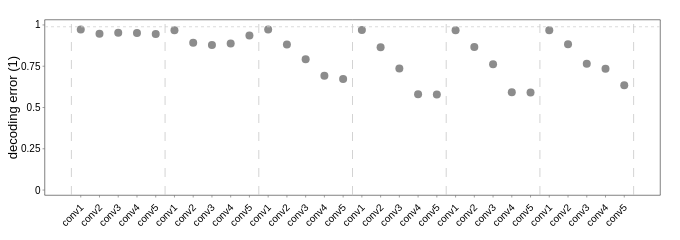

Here is the notebook cell this chart was saved with:
### Code cell
fig = plot_points_w_errorbars(svm_plot_df, y_dp=[1-1/91], sz=8, height=150, width=680, alpha=.6)
for i in range(model_df.shape[0] // 5 + 1):
    fig.add_vline(x=i*5-0.5, line_width=1, line_dash='dash', line_color='rgba(200, 200, 200, 0.8)')
fig.update_layout(yaxis_title='decoding error (1)')
fig.update_xaxes(title_standoff=0, tickvals=svm_plot_df['xtick'].unique(), ticktext=[s[-5:] for s in svm_plot_df['name'].unique()], tickangle=-45)
fig.update_yaxes(title_standoff=0, range=[-0.03,1.03], tickvals=[0,0.25,0.5,0.75,1], ticktext=['0','0.25','0.5','0.75','1'])
fig.write_image(results_folder / f'more_anns_{C0}C_{n_neurons}avg{suffix}.pdf', scale=1, engine='kaleido')
fig.show()

### Figure 1 — Plotly figure (JSON) as saved in the notebook; plotly's stock layout.template omitted (floating-point values rounded to 4 significant figures)
{"data": [{"error_x": {"array": [0, 0, 0, 0, 0, 0, 0, 0, 0, 0, 0, 0, 0, 0, 0, 0, 0, 0, 0, 0, 0, 0, 0, 0, 0, 0, 0, 0, 0, 0], "color": "rgba(169, 169, 169, 0.6)", "type": "data", "width": 2}, "error_y": {"array": [0.001189, 0.004546, 0.007455, 0.01007, 0.01264, 0.001334, 0.004964, 0.008355, 0.01329, 0.0133, 0.002105, 0.003931, 0.005198, 0.005396, 0.003355, 0.001382, 0.004944, 0.007314, 0.01078, 0.01324, 0.00156, 0.0051, 0.01143, 0.01189, 0.01113, 0.001337, 0.00214, 0.002294, 0.002708, 0.002961], "color": "rgba(169, 169, 169, 0.6)", "type": "data", "width": 2}, "marker": {"color": ["rgba(140, 140, 140, 1)", "rgba(140, 140, 140, 1)", "rgba(140, 140, 140, 1)", "rgba(140, 140, 140, 1)", "rgba(140, 140, 140, 1)", "rgba(140, 140, 140, 1)", "rgba(140, 140, 140, 1)", "rgba(140, 140, 140, 1)", "rgba(140, 140, 140, 1)", "rgba(140, 140, 140, 1)", "rgba(140, 140, 140, 1)", "rgba(140, 140, 140, 1)", "rgba(140, 140, 140, 1)", "rgba(140, 140, 140, 1)", "rgba(140, 140, 140, 1)", "rgba(140, 140, 140, 1)", "rgba(140, 140, 140, 1)", "rgba(140, 140, 140, 1)", "rgba(140, 140, 140, 1)", "rgba(140, 140, 140, 1)", "rgba(140, 140, 140, 1)", "rgba(140, 140, 140, 1)", "rgba(140, 140, 140, 1)", "rgba(140, 140, 140, 1)", "rgba(140, 140, 140, 1)", "rgba(140, 140, 140, 1)", "rgba(140, 140, 140, 1)", "rgba(140, 140, 140, 1)", "rgba(140, 140, 140, 1)", "rgba(140, 140, 140, 1)"], "size": 8, "symbol": "circle"}, "mode": "markers", "showlegend": false, "type": "scatter", "x": [0, 1, 2, 3, 4, 5, 6, 7, 8, 9, 10, 11, 12, 13, 14, 15, 16, 17, 18, 19, 20, 21, 22, 23, 24, 25, 26, 27, 28, 29], "y": [0.9727, 0.9467, 0.9533, 0.951, 0.9444, 0.968, 0.8915, 0.8784, 0.8874, 0.9355, 0.9718, 0.8816, 0.792, 0.692, 0.6725, 0.9699, 0.8647, 0.737, 0.5797, 0.579, 0.9684, 0.866, 0.7623, 0.5924, 0.5906, 0.9674, 0.8829, 0.7645, 0.7348, 0.6348]}], "layout": {"autosize": false, "font": {"color": "black", "family": "arial", "size": 11}, "height": 150, "margin": {"b": 20, "l": 20, "pad": 0, "r": 20, "t": 20}, "paper_bgcolor": "rgba(255,255,255,255)", "plot_bgcolor": "rgba(255,255,255,0)", "shapes": [{"line": {"color": "lightgray", "dash": "dot", "width": 1}, "opacity": 0.8, "type": "line", "x0": 0, "x1": 1, "xref": "x domain", "y0": 0.989, "y1": 0.989, "yref": "y"}, {"line": {"color": "rgba(200, 200, 200, 0.8)", "dash": "dash", "width": 1}, "type": "line", "x0": -0.5, "x1": -0.5, "xref": "x", "y0": 0, "y1": 1, "yref": "y domain"}, {"line": {"color": "rgba(200, 200, 200, 0.8)", "dash": "dash", "width": 1}, "type": "line", "x0": 4.5, "x1": 4.5, "xref": "x", "y0": 0, "y1": 1, "yref": "y domain"}, {"line": {"color": "rgba(200, 200, 200, 0.8)", "dash": "dash", "width": 1}, "type": "line", "x0": 9.5, "x1": 9.5, "xref": "x", "y0": 0, "y1": 1, "yref": "y domain"}, {"line": {"color": "rgba(200, 200, 200, 0.8)", "dash": "dash", "width": 1}, "type": "line", "x0": 14.5, "x1": 14.5, "xref": "x", "y0": 0, "y1": 1, "yref": "y domain"}, {"line": {"color": "rgba(200, 200, 200, 0.8)", "dash": "dash", "width": 1}, "type": "line", "x0": 19.5, "x1": 19.5, "xref": "x", "y0": 0, "y1": 1, "yref": "y domain"}, {"line": {"color": "rgba(200, 200, 200, 0.8)", "dash": "dash", "width": 1}, "type": "line", "x0": 24.5, "x1": 24.5, "xref": "x", "y0": 0, "y1": 1, "yref": "y domain"}, {"line": {"color": "rgba(200, 200, 200, 0.8)", "dash": "dash", "width": 1}, "type": "line", "x0": 29.5, "x1": 29.5, "xref": "x", "y0": 0, "y1": 1, "yref": "y domain"}], "width": 680, "xaxis": {"linecolor": "black", "linewidth": 0.5, "mirror": true, "showgrid": false, "showline": true, "showticklabels": true, "tickangle": -45, "tickfont": {"color": "black", "family": "arial", "size": 10}, "ticklen": 2, "ticks": "outside", "ticktext": ["conv1", "conv2", "conv3", "conv4", "conv5", "conv1", "conv2", "conv3", "conv4", "conv5", "conv1", "conv2", "conv3", "conv4", "conv5", "conv1", "conv2", "conv3", "conv4", "conv5", "conv1", "conv2", "conv3", "conv4", "conv5", "conv1", "conv2", "conv3", "conv4", "conv5"], "tickvals": [0, 1, 2, 3, 4, 5, 6, 7, 8, 9, 10, 11, 12, 13, 14, 15, 16, 17, 18, 19, 20, 21, 22, 23, 24, 25, 26, 27, 28, 29], "tickwidth": 0.5, "title": {"standoff": 0}}, "yaxis": {"linecolor": "black", "linewidth": 0.5, "mirror": true, "range": [-0.03, 1.03], "showgrid": false, "showline": true, "showticklabels": true, "tickfont": {"color": "black", "family": "arial", "size": 10}, "ticklen": 2, "ticks": "outside", "ticktext": ["0", "0.25", "0.5", "0.75", "1"], "tickvals": [0, 0.25, 0.5, 0.75, 1], "tickwidth": 0.5, "title": {"standoff": 0, "text": "decoding error (1)"}}}}
